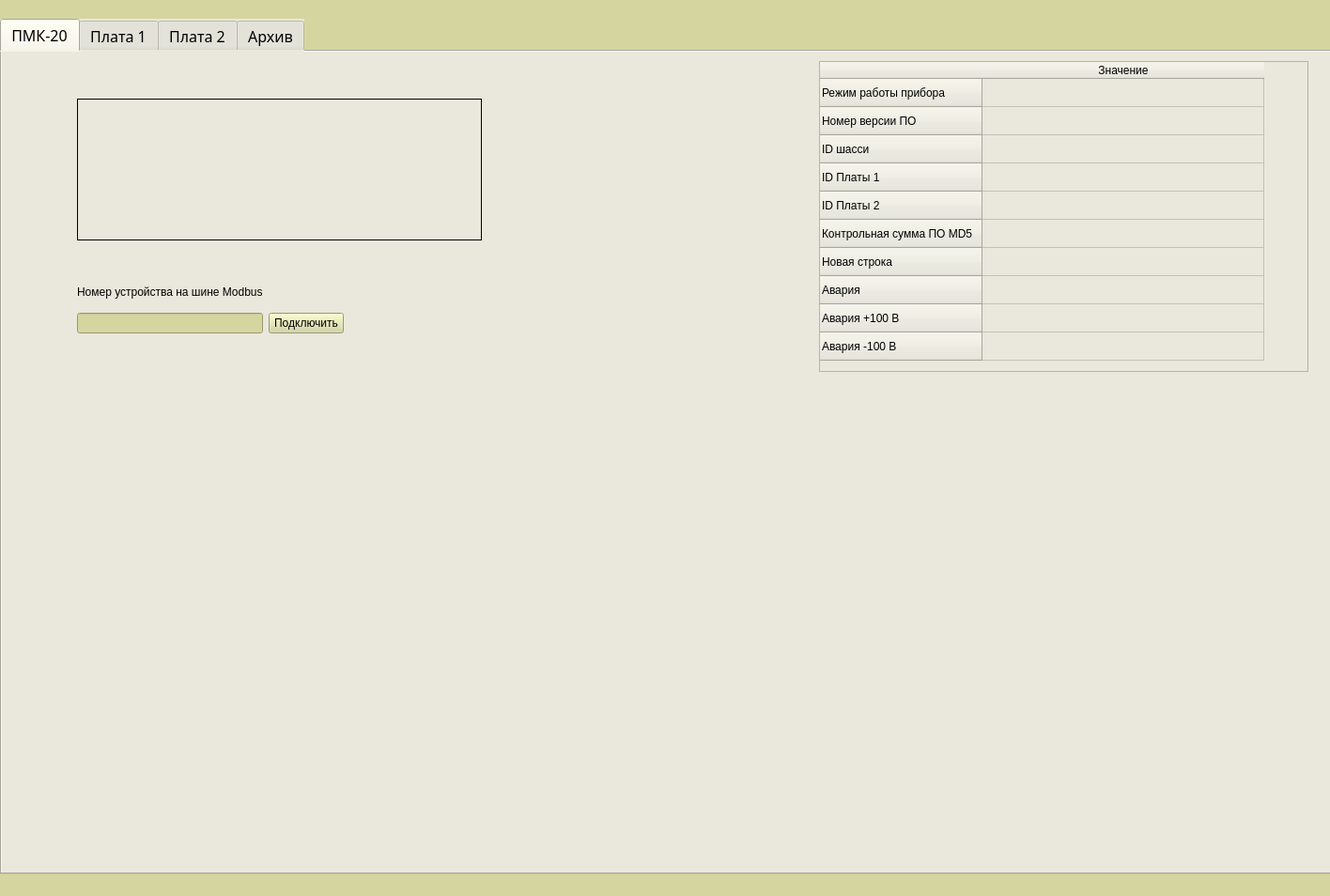
<?xml version="1.0" encoding="UTF-8"?>
<ui version="4.0">
 <class>MainWindow</class>
 <widget class="QMainWindow" name="MainWindow">
  <property name="geometry">
   <rect>
    <x>0</x>
    <y>0</y>
    <width>1416</width>
    <height>954</height>
   </rect>
  </property>
  <property name="windowTitle">
   <string>MainWindow</string>
  </property>
  <property name="styleSheet">
   <string notr="true">background-color: rgb(213, 213, 159);</string>
  </property>
  <widget class="QWidget" name="centralwidget">
   <widget class="QTabWidget" name="tabWidget">
    <property name="geometry">
     <rect>
      <x>0</x>
      <y>20</y>
      <width>1741</width>
      <height>911</height>
     </rect>
    </property>
    <property name="font">
     <font>
      <family>Sans Serif</family>
      <pointsize>12</pointsize>
      <italic>false</italic>
      <bold>false</bold>
     </font>
    </property>
    <property name="focusPolicy">
     <enum>Qt::ClickFocus</enum>
    </property>
    <property name="toolTip">
     <string/>
    </property>
    <property name="styleSheet">
     <string notr="true">font: 12pt &quot;Sans Serif&quot;;
background-color: rgb(234, 232, 220);
color: rgb(0, 0, 0);</string>
    </property>
    <property name="currentIndex">
     <number>0</number>
    </property>
    <property name="documentMode">
     <bool>false</bool>
    </property>
    <widget class="QWidget" name="tab_1">
     <attribute name="title">
      <string>ПМК-20</string>
     </attribute>
     <widget class="QTableWidget" name="tableWidget">
      <property name="geometry">
       <rect>
        <x>870</x>
        <y>10</y>
        <width>521</width>
        <height>331</height>
       </rect>
      </property>
      <property name="font">
       <font>
        <family>Sans Serif</family>
        <pointsize>12</pointsize>
        <italic>false</italic>
        <bold>false</bold>
        <kerning>true</kerning>
        <hintingpreference>PreferFullHinting</hintingpreference>
       </font>
      </property>
      <property name="styleSheet">
       <string notr="true">border-color: rgb(0, 85, 0);</string>
      </property>
      <property name="sortingEnabled">
       <bool>false</bool>
      </property>
      <attribute name="horizontalHeaderCascadingSectionResizes">
       <bool>false</bool>
      </attribute>
      <attribute name="horizontalHeaderDefaultSectionSize">
       <number>300</number>
      </attribute>
      <row>
       <property name="text">
        <string>Режим работы прибора</string>
       </property>
       <property name="textAlignment">
        <set>AlignJustify|AlignVCenter</set>
       </property>
      </row>
      <row>
       <property name="text">
        <string>Номер версии ПО</string>
       </property>
      </row>
      <row>
       <property name="text">
        <string>ID шасси</string>
       </property>
      </row>
      <row>
       <property name="text">
        <string>ID Платы 1</string>
       </property>
      </row>
      <row>
       <property name="text">
        <string>ID Платы 2</string>
       </property>
      </row>
      <row>
       <property name="text">
        <string>Контрольная сумма ПО MD5</string>
       </property>
      </row>
      <row>
       <property name="text">
        <string>Новая строка</string>
       </property>
      </row>
      <row>
       <property name="text">
        <string>Авария</string>
       </property>
      </row>
      <row>
       <property name="text">
        <string>Авария +100 В</string>
       </property>
      </row>
      <row>
       <property name="text">
        <string>Авария -100 В</string>
       </property>
      </row>
      <column>
       <property name="text">
        <string>Значение</string>
       </property>
      </column>
     </widget>
     <widget class="QLabel" name="label_info">
      <property name="geometry">
       <rect>
        <x>80</x>
        <y>50</y>
        <width>431</width>
        <height>151</height>
       </rect>
      </property>
      <property name="styleSheet">
       <string notr="true">border-color: rgb(170, 170, 0);</string>
      </property>
      <property name="frameShape">
       <enum>QFrame::Box</enum>
      </property>
      <property name="frameShadow">
       <enum>QFrame::Plain</enum>
      </property>
      <property name="lineWidth">
       <number>1</number>
      </property>
      <property name="text">
       <string>&lt;html&gt;&lt;head/&gt;&lt;body&gt;&lt;p align=&quot;center&quot;&gt;&lt;br/&gt;&lt;/p&gt;&lt;/body&gt;&lt;/html&gt;</string>
      </property>
     </widget>
     <widget class="QWidget" name="layoutWidget">
      <property name="geometry">
       <rect>
        <x>80</x>
        <y>240</y>
        <width>284</width>
        <height>60</height>
       </rect>
      </property>
      <layout class="QGridLayout" name="gridLayout">
       <item row="1" column="1">
        <widget class="QPushButton" name="Button_con">
         <property name="styleSheet">
          <string notr="true">background-color: rgb(213, 213, 159);</string>
         </property>
         <property name="text">
          <string>Подключить</string>
         </property>
        </widget>
       </item>
       <item row="1" column="0">
        <widget class="QLineEdit" name="lineEdit_1">
         <property name="toolTip">
          <string>&lt;html&gt;&lt;head/&gt;&lt;body&gt;&lt;p align=&quot;center&quot;&gt;Номер в шестнацатеричном&lt;/p&gt;&lt;p align=&quot;center&quot;&gt;формате&lt;/p&gt;&lt;/body&gt;&lt;/html&gt;</string>
         </property>
         <property name="styleSheet">
          <string notr="true">background-color: rgb(213, 213, 159);</string>
         </property>
         <property name="alignment">
          <set>Qt::AlignCenter</set>
         </property>
        </widget>
       </item>
       <item row="0" column="0" colspan="2">
        <widget class="QLabel" name="label">
         <property name="text">
          <string>Номер устройства на шине Modbus</string>
         </property>
        </widget>
       </item>
      </layout>
     </widget>
    </widget>
    <widget class="QWidget" name="tab_2">
     <attribute name="title">
      <string>Плата 1</string>
     </attribute>
     <widget class="QTableWidget" name="tblitems_1">
      <property name="geometry">
       <rect>
        <x>0</x>
        <y>0</y>
        <width>1411</width>
        <height>881</height>
       </rect>
      </property>
      <property name="font">
       <font>
        <family>Sans Serif</family>
        <pointsize>12</pointsize>
        <italic>false</italic>
        <bold>false</bold>
       </font>
      </property>
      <property name="layoutDirection">
       <enum>Qt::LeftToRight</enum>
      </property>
      <property name="showGrid">
       <bool>true</bool>
      </property>
      <property name="gridStyle">
       <enum>Qt::SolidLine</enum>
      </property>
      <property name="sortingEnabled">
       <bool>false</bool>
      </property>
      <property name="rowCount">
       <number>26</number>
      </property>
      <attribute name="horizontalHeaderVisible">
       <bool>true</bool>
      </attribute>
      <attribute name="horizontalHeaderCascadingSectionResizes">
       <bool>true</bool>
      </attribute>
      <attribute name="horizontalHeaderMinimumSectionSize">
       <number>90</number>
      </attribute>
      <attribute name="horizontalHeaderDefaultSectionSize">
       <number>110</number>
      </attribute>
      <attribute name="horizontalHeaderHighlightSections">
       <bool>true</bool>
      </attribute>
      <attribute name="horizontalHeaderShowSortIndicator" stdset="0">
       <bool>true</bool>
      </attribute>
      <attribute name="horizontalHeaderStretchLastSection">
       <bool>false</bool>
      </attribute>
      <attribute name="verticalHeaderVisible">
       <bool>true</bool>
      </attribute>
      <attribute name="verticalHeaderCascadingSectionResizes">
       <bool>false</bool>
      </attribute>
      <attribute name="verticalHeaderHighlightSections">
       <bool>true</bool>
      </attribute>
      <attribute name="verticalHeaderShowSortIndicator" stdset="0">
       <bool>false</bool>
      </attribute>
      <attribute name="verticalHeaderStretchLastSection">
       <bool>false</bool>
      </attribute>
      <row>
       <property name="text">
        <string>Режимы работы:</string>
       </property>
       <property name="font">
        <font>
         <italic>true</italic>
         <bold>true</bold>
        </font>
       </property>
      </row>
      <row>
       <property name="text">
        <string>Режим работы канала</string>
       </property>
      </row>
      <row>
       <property name="text">
        <string>Допустимые диапазоны:</string>
       </property>
       <property name="font">
        <font>
         <italic>true</italic>
         <bold>true</bold>
        </font>
       </property>
      </row>
      <row>
       <property name="text">
        <string>Диапазон сопр. изоляции авар.</string>
       </property>
      </row>
      <row>
       <property name="text">
        <string>Диапазон сопр. шлейфа авар.</string>
       </property>
      </row>
      <row>
       <property name="text">
        <string>Диапазон сопр. изоляции предупр.</string>
       </property>
      </row>
      <row>
       <property name="text">
        <string>Диапазон сопр. шлейфа предупр.</string>
       </property>
      </row>
      <row>
       <property name="text">
        <string>Уставки:</string>
       </property>
       <property name="font">
        <font>
         <italic>true</italic>
         <bold>true</bold>
        </font>
       </property>
      </row>
      <row>
       <property name="text">
        <string>Уставка напряжения на входе</string>
       </property>
      </row>
      <row>
       <property name="text">
        <string>Уставка сопр. изоляции 1</string>
       </property>
      </row>
      <row>
       <property name="text">
        <string notr="true">Уставка сопр. изоляции 2</string>
       </property>
       <property name="toolTip">
        <string notr="true"/>
       </property>
       <property name="whatsThis">
        <string notr="true"/>
       </property>
       <property name="icon">
        <iconset theme="accessories-calculator"/>
       </property>
      </row>
      <row>
       <property name="text">
        <string>Уставка сопр. шлейфа</string>
       </property>
      </row>
      <row>
       <property name="text">
        <string>Текущие значения:</string>
       </property>
       <property name="font">
        <font>
         <italic>true</italic>
         <bold>true</bold>
        </font>
       </property>
      </row>
      <row>
       <property name="text">
        <string>Сопр. изоляции 1</string>
       </property>
      </row>
      <row>
       <property name="text">
        <string>Сопр. изоляции 2</string>
       </property>
      </row>
      <row>
       <property name="text">
        <string>Сопр. шлейфа</string>
       </property>
      </row>
      <row>
       <property name="text">
        <string>Напряжение на входе 1</string>
       </property>
      </row>
      <row>
       <property name="text">
        <string>Напряжение на входе 2</string>
       </property>
      </row>
      <row>
       <property name="text">
        <string>Расчетное знач. объем. напряжения</string>
       </property>
      </row>
      <row>
       <property name="text">
        <string>Авария - &quot;А&quot;, предупржд. - &quot;П&quot;:</string>
       </property>
       <property name="font">
        <font>
         <italic>true</italic>
         <bold>true</bold>
        </font>
       </property>
      </row>
      <row>
       <property name="text">
        <string>Сопротивление изоляции 1 &lt; доп.</string>
       </property>
      </row>
      <row>
       <property name="text">
        <string>Сопротивление изоляции 2 &lt; доп.</string>
       </property>
      </row>
      <row>
       <property name="text">
        <string>Сопротивление шлейфа &lt; доп.</string>
       </property>
      </row>
      <row>
       <property name="text">
        <string>Сопротивление шлейфа &gt; доп.</string>
       </property>
      </row>
      <row>
       <property name="text">
        <string>Напряжение 1 выше допуск</string>
       </property>
      </row>
      <row>
       <property name="text">
        <string>Напряжение 2 выше допуск</string>
       </property>
      </row>
      <column>
       <property name="text">
        <string>Канал 1</string>
       </property>
      </column>
      <column>
       <property name="text">
        <string>Канал 2</string>
       </property>
      </column>
      <column>
       <property name="text">
        <string>Канал 3</string>
       </property>
      </column>
      <column>
       <property name="text">
        <string>Канал 4</string>
       </property>
      </column>
      <column>
       <property name="text">
        <string>Канал 5</string>
       </property>
      </column>
      <column>
       <property name="text">
        <string>Канал 6</string>
       </property>
      </column>
      <column>
       <property name="text">
        <string>Канал 7</string>
       </property>
      </column>
      <column>
       <property name="text">
        <string>Канал 8</string>
       </property>
      </column>
      <column>
       <property name="text">
        <string>Канал 9</string>
       </property>
      </column>
      <column>
       <property name="text">
        <string>Канал 10</string>
       </property>
      </column>
      <item row="9" column="0">
       <property name="text">
        <string/>
       </property>
       <property name="flags">
        <set>ItemIsSelectable|ItemIsEditable|ItemIsDragEnabled|ItemIsDropEnabled|ItemIsUserCheckable|ItemIsEnabled|ItemIsAutoTristate</set>
       </property>
      </item>
      <item row="20" column="0">
       <property name="text">
        <string/>
       </property>
       <property name="textAlignment">
        <set>AlignCenter</set>
       </property>
      </item>
      <item row="20" column="1">
       <property name="text">
        <string/>
       </property>
       <property name="textAlignment">
        <set>AlignCenter</set>
       </property>
      </item>
      <item row="20" column="2">
       <property name="text">
        <string/>
       </property>
       <property name="textAlignment">
        <set>AlignCenter</set>
       </property>
      </item>
      <item row="20" column="3">
       <property name="text">
        <string/>
       </property>
       <property name="textAlignment">
        <set>AlignCenter</set>
       </property>
      </item>
      <item row="20" column="4">
       <property name="text">
        <string/>
       </property>
       <property name="textAlignment">
        <set>AlignCenter</set>
       </property>
      </item>
      <item row="20" column="5">
       <property name="text">
        <string/>
       </property>
       <property name="textAlignment">
        <set>AlignCenter</set>
       </property>
      </item>
      <item row="20" column="6">
       <property name="text">
        <string/>
       </property>
       <property name="textAlignment">
        <set>AlignCenter</set>
       </property>
      </item>
      <item row="20" column="7">
       <property name="text">
        <string/>
       </property>
       <property name="textAlignment">
        <set>AlignCenter</set>
       </property>
      </item>
      <item row="20" column="8">
       <property name="text">
        <string/>
       </property>
       <property name="textAlignment">
        <set>AlignCenter</set>
       </property>
      </item>
      <item row="20" column="9">
       <property name="text">
        <string/>
       </property>
       <property name="textAlignment">
        <set>AlignCenter</set>
       </property>
      </item>
      <item row="21" column="0">
       <property name="text">
        <string/>
       </property>
       <property name="textAlignment">
        <set>AlignCenter</set>
       </property>
      </item>
      <item row="21" column="1">
       <property name="text">
        <string/>
       </property>
       <property name="textAlignment">
        <set>AlignCenter</set>
       </property>
      </item>
      <item row="21" column="2">
       <property name="text">
        <string/>
       </property>
       <property name="textAlignment">
        <set>AlignCenter</set>
       </property>
      </item>
      <item row="21" column="3">
       <property name="text">
        <string/>
       </property>
       <property name="textAlignment">
        <set>AlignCenter</set>
       </property>
      </item>
      <item row="21" column="4">
       <property name="text">
        <string/>
       </property>
       <property name="textAlignment">
        <set>AlignCenter</set>
       </property>
      </item>
      <item row="21" column="5">
       <property name="text">
        <string/>
       </property>
       <property name="textAlignment">
        <set>AlignCenter</set>
       </property>
      </item>
      <item row="21" column="6">
       <property name="text">
        <string/>
       </property>
       <property name="textAlignment">
        <set>AlignCenter</set>
       </property>
      </item>
      <item row="21" column="7">
       <property name="text">
        <string/>
       </property>
       <property name="textAlignment">
        <set>AlignCenter</set>
       </property>
      </item>
      <item row="21" column="8">
       <property name="text">
        <string/>
       </property>
       <property name="textAlignment">
        <set>AlignCenter</set>
       </property>
      </item>
      <item row="21" column="9">
       <property name="text">
        <string/>
       </property>
       <property name="textAlignment">
        <set>AlignCenter</set>
       </property>
      </item>
      <item row="22" column="0">
       <property name="text">
        <string/>
       </property>
       <property name="textAlignment">
        <set>AlignCenter</set>
       </property>
      </item>
      <item row="22" column="1">
       <property name="text">
        <string/>
       </property>
       <property name="textAlignment">
        <set>AlignCenter</set>
       </property>
      </item>
      <item row="22" column="2">
       <property name="text">
        <string/>
       </property>
       <property name="textAlignment">
        <set>AlignCenter</set>
       </property>
      </item>
      <item row="22" column="3">
       <property name="text">
        <string/>
       </property>
       <property name="textAlignment">
        <set>AlignCenter</set>
       </property>
      </item>
      <item row="22" column="4">
       <property name="text">
        <string/>
       </property>
       <property name="textAlignment">
        <set>AlignCenter</set>
       </property>
      </item>
      <item row="22" column="5">
       <property name="text">
        <string/>
       </property>
       <property name="textAlignment">
        <set>AlignCenter</set>
       </property>
      </item>
      <item row="22" column="6">
       <property name="text">
        <string/>
       </property>
       <property name="textAlignment">
        <set>AlignCenter</set>
       </property>
      </item>
      <item row="22" column="7">
       <property name="text">
        <string/>
       </property>
       <property name="textAlignment">
        <set>AlignCenter</set>
       </property>
      </item>
      <item row="22" column="8">
       <property name="text">
        <string/>
       </property>
       <property name="textAlignment">
        <set>AlignCenter</set>
       </property>
      </item>
      <item row="22" column="9">
       <property name="text">
        <string/>
       </property>
       <property name="textAlignment">
        <set>AlignCenter</set>
       </property>
      </item>
      <item row="23" column="0">
       <property name="text">
        <string/>
       </property>
       <property name="textAlignment">
        <set>AlignCenter</set>
       </property>
      </item>
      <item row="23" column="1">
       <property name="text">
        <string/>
       </property>
       <property name="textAlignment">
        <set>AlignCenter</set>
       </property>
      </item>
      <item row="23" column="2">
       <property name="text">
        <string/>
       </property>
       <property name="textAlignment">
        <set>AlignCenter</set>
       </property>
      </item>
      <item row="23" column="3">
       <property name="text">
        <string/>
       </property>
       <property name="textAlignment">
        <set>AlignCenter</set>
       </property>
      </item>
      <item row="23" column="4">
       <property name="text">
        <string/>
       </property>
       <property name="textAlignment">
        <set>AlignCenter</set>
       </property>
      </item>
      <item row="23" column="5">
       <property name="text">
        <string/>
       </property>
       <property name="textAlignment">
        <set>AlignCenter</set>
       </property>
      </item>
      <item row="23" column="6">
       <property name="text">
        <string/>
       </property>
       <property name="textAlignment">
        <set>AlignCenter</set>
       </property>
      </item>
      <item row="23" column="7">
       <property name="text">
        <string/>
       </property>
       <property name="textAlignment">
        <set>AlignCenter</set>
       </property>
      </item>
      <item row="23" column="8">
       <property name="text">
        <string/>
       </property>
       <property name="textAlignment">
        <set>AlignCenter</set>
       </property>
      </item>
      <item row="23" column="9">
       <property name="text">
        <string/>
       </property>
       <property name="textAlignment">
        <set>AlignCenter</set>
       </property>
      </item>
      <item row="24" column="0">
       <property name="text">
        <string/>
       </property>
       <property name="textAlignment">
        <set>AlignCenter</set>
       </property>
      </item>
      <item row="24" column="1">
       <property name="text">
        <string/>
       </property>
       <property name="textAlignment">
        <set>AlignCenter</set>
       </property>
      </item>
      <item row="24" column="2">
       <property name="text">
        <string/>
       </property>
       <property name="textAlignment">
        <set>AlignCenter</set>
       </property>
      </item>
      <item row="24" column="3">
       <property name="text">
        <string/>
       </property>
       <property name="textAlignment">
        <set>AlignCenter</set>
       </property>
      </item>
      <item row="24" column="4">
       <property name="text">
        <string/>
       </property>
       <property name="textAlignment">
        <set>AlignCenter</set>
       </property>
      </item>
      <item row="24" column="5">
       <property name="text">
        <string/>
       </property>
       <property name="textAlignment">
        <set>AlignCenter</set>
       </property>
      </item>
      <item row="24" column="6">
       <property name="text">
        <string/>
       </property>
       <property name="textAlignment">
        <set>AlignCenter</set>
       </property>
      </item>
      <item row="24" column="7">
       <property name="text">
        <string/>
       </property>
       <property name="textAlignment">
        <set>AlignCenter</set>
       </property>
      </item>
      <item row="24" column="8">
       <property name="text">
        <string/>
       </property>
       <property name="textAlignment">
        <set>AlignCenter</set>
       </property>
      </item>
      <item row="24" column="9">
       <property name="text">
        <string/>
       </property>
       <property name="textAlignment">
        <set>AlignCenter</set>
       </property>
      </item>
      <item row="25" column="0">
       <property name="text">
        <string/>
       </property>
       <property name="textAlignment">
        <set>AlignCenter</set>
       </property>
      </item>
      <item row="25" column="1">
       <property name="text">
        <string/>
       </property>
       <property name="textAlignment">
        <set>AlignCenter</set>
       </property>
      </item>
      <item row="25" column="2">
       <property name="text">
        <string/>
       </property>
       <property name="textAlignment">
        <set>AlignCenter</set>
       </property>
      </item>
      <item row="25" column="3">
       <property name="text">
        <string/>
       </property>
       <property name="textAlignment">
        <set>AlignCenter</set>
       </property>
      </item>
      <item row="25" column="4">
       <property name="text">
        <string/>
       </property>
       <property name="textAlignment">
        <set>AlignCenter</set>
       </property>
      </item>
      <item row="25" column="5">
       <property name="text">
        <string/>
       </property>
       <property name="textAlignment">
        <set>AlignCenter</set>
       </property>
      </item>
      <item row="25" column="6">
       <property name="text">
        <string/>
       </property>
       <property name="textAlignment">
        <set>AlignCenter</set>
       </property>
      </item>
      <item row="25" column="7">
       <property name="text">
        <string/>
       </property>
       <property name="textAlignment">
        <set>AlignCenter</set>
       </property>
      </item>
      <item row="25" column="8">
       <property name="text">
        <string/>
       </property>
       <property name="textAlignment">
        <set>AlignCenter</set>
       </property>
      </item>
      <item row="25" column="9">
       <property name="text">
        <string/>
       </property>
       <property name="textAlignment">
        <set>AlignCenter</set>
       </property>
      </item>
     </widget>
    </widget>
    <widget class="QWidget" name="tab_3">
     <attribute name="title">
      <string>Плата 2</string>
     </attribute>
     <widget class="QTableWidget" name="tblitems_2">
      <property name="geometry">
       <rect>
        <x>0</x>
        <y>0</y>
        <width>1411</width>
        <height>881</height>
       </rect>
      </property>
      <property name="font">
       <font>
        <family>Sans Serif</family>
        <pointsize>12</pointsize>
        <italic>false</italic>
        <bold>false</bold>
       </font>
      </property>
      <property name="layoutDirection">
       <enum>Qt::LeftToRight</enum>
      </property>
      <property name="showGrid">
       <bool>true</bool>
      </property>
      <property name="gridStyle">
       <enum>Qt::SolidLine</enum>
      </property>
      <property name="sortingEnabled">
       <bool>false</bool>
      </property>
      <property name="rowCount">
       <number>26</number>
      </property>
      <attribute name="horizontalHeaderVisible">
       <bool>true</bool>
      </attribute>
      <attribute name="horizontalHeaderCascadingSectionResizes">
       <bool>true</bool>
      </attribute>
      <attribute name="horizontalHeaderMinimumSectionSize">
       <number>90</number>
      </attribute>
      <attribute name="horizontalHeaderDefaultSectionSize">
       <number>110</number>
      </attribute>
      <attribute name="horizontalHeaderHighlightSections">
       <bool>true</bool>
      </attribute>
      <attribute name="horizontalHeaderShowSortIndicator" stdset="0">
       <bool>true</bool>
      </attribute>
      <attribute name="horizontalHeaderStretchLastSection">
       <bool>false</bool>
      </attribute>
      <attribute name="verticalHeaderVisible">
       <bool>true</bool>
      </attribute>
      <attribute name="verticalHeaderCascadingSectionResizes">
       <bool>false</bool>
      </attribute>
      <attribute name="verticalHeaderHighlightSections">
       <bool>true</bool>
      </attribute>
      <attribute name="verticalHeaderShowSortIndicator" stdset="0">
       <bool>false</bool>
      </attribute>
      <attribute name="verticalHeaderStretchLastSection">
       <bool>false</bool>
      </attribute>
      <row>
       <property name="text">
        <string>Режимы работы:</string>
       </property>
       <property name="font">
        <font>
         <italic>true</italic>
         <bold>true</bold>
        </font>
       </property>
      </row>
      <row>
       <property name="text">
        <string>Режим работы канала</string>
       </property>
      </row>
      <row>
       <property name="text">
        <string>Допустимые диапазоны:</string>
       </property>
       <property name="font">
        <font>
         <italic>true</italic>
         <bold>true</bold>
        </font>
       </property>
      </row>
      <row>
       <property name="text">
        <string>Диапазон сопр. изоляции авар.</string>
       </property>
      </row>
      <row>
       <property name="text">
        <string>Диапазон сопр. шлейфа авар.</string>
       </property>
      </row>
      <row>
       <property name="text">
        <string>Диапазон сопр. изоляции предупр.</string>
       </property>
      </row>
      <row>
       <property name="text">
        <string>Диапазон сопр. шлейфа предупр.</string>
       </property>
      </row>
      <row>
       <property name="text">
        <string>Уставки:</string>
       </property>
       <property name="font">
        <font>
         <italic>true</italic>
         <bold>true</bold>
        </font>
       </property>
      </row>
      <row>
       <property name="text">
        <string>Уставка напряжения на входе</string>
       </property>
      </row>
      <row>
       <property name="text">
        <string>Уставка сопр. изоляции 1</string>
       </property>
      </row>
      <row>
       <property name="text">
        <string notr="true">Уставка сопр. изоляции 2</string>
       </property>
       <property name="toolTip">
        <string notr="true"/>
       </property>
       <property name="whatsThis">
        <string notr="true"/>
       </property>
       <property name="icon">
        <iconset theme="accessories-calculator"/>
       </property>
      </row>
      <row>
       <property name="text">
        <string>Уставка сопр. шлейфа</string>
       </property>
      </row>
      <row>
       <property name="text">
        <string>Текущие значения:</string>
       </property>
       <property name="font">
        <font>
         <italic>true</italic>
         <bold>true</bold>
        </font>
       </property>
      </row>
      <row>
       <property name="text">
        <string>Сопр. изоляции 1</string>
       </property>
      </row>
      <row>
       <property name="text">
        <string>Сопр. изоляции 2</string>
       </property>
      </row>
      <row>
       <property name="text">
        <string>Сопр. шлейфа</string>
       </property>
      </row>
      <row>
       <property name="text">
        <string>Напряжение на входе 1</string>
       </property>
      </row>
      <row>
       <property name="text">
        <string>Напряжение на входе 2</string>
       </property>
      </row>
      <row>
       <property name="text">
        <string>Расчетное знач. объем. напряжения</string>
       </property>
      </row>
      <row>
       <property name="text">
        <string>Авария - &quot;А&quot;, предупржд. - &quot;П&quot;:</string>
       </property>
       <property name="font">
        <font>
         <italic>true</italic>
         <bold>true</bold>
        </font>
       </property>
      </row>
      <row>
       <property name="text">
        <string>Сопротивление изоляции 1 &lt; доп.</string>
       </property>
      </row>
      <row>
       <property name="text">
        <string>Сопротивление изоляции 2 &lt; доп.</string>
       </property>
      </row>
      <row>
       <property name="text">
        <string>Сопротивление шлейфа &lt; доп.</string>
       </property>
      </row>
      <row>
       <property name="text">
        <string>Сопротивление шлейфа &gt; доп.</string>
       </property>
      </row>
      <row>
       <property name="text">
        <string>Напряжение 1 выше допуск</string>
       </property>
      </row>
      <row>
       <property name="text">
        <string>Напряжение 2 выше допуск</string>
       </property>
      </row>
      <column>
       <property name="text">
        <string>Канал 1</string>
       </property>
      </column>
      <column>
       <property name="text">
        <string>Канал 2</string>
       </property>
      </column>
      <column>
       <property name="text">
        <string>Канал 3</string>
       </property>
      </column>
      <column>
       <property name="text">
        <string>Канал 4</string>
       </property>
      </column>
      <column>
       <property name="text">
        <string>Канал 5</string>
       </property>
      </column>
      <column>
       <property name="text">
        <string>Канал 6</string>
       </property>
      </column>
      <column>
       <property name="text">
        <string>Канал 7</string>
       </property>
      </column>
      <column>
       <property name="text">
        <string>Канал 8</string>
       </property>
      </column>
      <column>
       <property name="text">
        <string>Канал 9</string>
       </property>
      </column>
      <column>
       <property name="text">
        <string>Канал 10</string>
       </property>
      </column>
      <item row="9" column="0">
       <property name="text">
        <string/>
       </property>
       <property name="flags">
        <set>ItemIsSelectable|ItemIsEditable|ItemIsDragEnabled|ItemIsDropEnabled|ItemIsUserCheckable|ItemIsEnabled|ItemIsAutoTristate</set>
       </property>
      </item>
      <item row="20" column="0">
       <property name="text">
        <string/>
       </property>
       <property name="textAlignment">
        <set>AlignCenter</set>
       </property>
      </item>
      <item row="20" column="1">
       <property name="text">
        <string/>
       </property>
       <property name="textAlignment">
        <set>AlignCenter</set>
       </property>
      </item>
      <item row="20" column="2">
       <property name="text">
        <string/>
       </property>
       <property name="textAlignment">
        <set>AlignCenter</set>
       </property>
      </item>
      <item row="20" column="3">
       <property name="text">
        <string/>
       </property>
       <property name="textAlignment">
        <set>AlignCenter</set>
       </property>
      </item>
      <item row="20" column="4">
       <property name="text">
        <string/>
       </property>
       <property name="textAlignment">
        <set>AlignCenter</set>
       </property>
      </item>
      <item row="20" column="5">
       <property name="text">
        <string/>
       </property>
       <property name="textAlignment">
        <set>AlignCenter</set>
       </property>
      </item>
      <item row="20" column="6">
       <property name="text">
        <string/>
       </property>
       <property name="textAlignment">
        <set>AlignCenter</set>
       </property>
      </item>
      <item row="20" column="7">
       <property name="text">
        <string/>
       </property>
       <property name="textAlignment">
        <set>AlignCenter</set>
       </property>
      </item>
      <item row="20" column="8">
       <property name="text">
        <string/>
       </property>
       <property name="textAlignment">
        <set>AlignCenter</set>
       </property>
      </item>
      <item row="20" column="9">
       <property name="text">
        <string/>
       </property>
       <property name="textAlignment">
        <set>AlignCenter</set>
       </property>
      </item>
      <item row="21" column="0">
       <property name="text">
        <string/>
       </property>
       <property name="textAlignment">
        <set>AlignCenter</set>
       </property>
      </item>
      <item row="21" column="1">
       <property name="text">
        <string/>
       </property>
       <property name="textAlignment">
        <set>AlignCenter</set>
       </property>
      </item>
      <item row="21" column="2">
       <property name="text">
        <string/>
       </property>
       <property name="textAlignment">
        <set>AlignCenter</set>
       </property>
      </item>
      <item row="21" column="3">
       <property name="text">
        <string/>
       </property>
       <property name="textAlignment">
        <set>AlignCenter</set>
       </property>
      </item>
      <item row="21" column="4">
       <property name="text">
        <string/>
       </property>
       <property name="textAlignment">
        <set>AlignCenter</set>
       </property>
      </item>
      <item row="21" column="5">
       <property name="text">
        <string/>
       </property>
       <property name="textAlignment">
        <set>AlignCenter</set>
       </property>
      </item>
      <item row="21" column="6">
       <property name="text">
        <string/>
       </property>
       <property name="textAlignment">
        <set>AlignCenter</set>
       </property>
      </item>
      <item row="21" column="7">
       <property name="text">
        <string/>
       </property>
       <property name="textAlignment">
        <set>AlignCenter</set>
       </property>
      </item>
      <item row="21" column="8">
       <property name="text">
        <string/>
       </property>
       <property name="textAlignment">
        <set>AlignCenter</set>
       </property>
      </item>
      <item row="21" column="9">
       <property name="text">
        <string/>
       </property>
       <property name="textAlignment">
        <set>AlignCenter</set>
       </property>
      </item>
      <item row="22" column="0">
       <property name="text">
        <string/>
       </property>
       <property name="textAlignment">
        <set>AlignCenter</set>
       </property>
      </item>
      <item row="22" column="1">
       <property name="text">
        <string/>
       </property>
       <property name="textAlignment">
        <set>AlignCenter</set>
       </property>
      </item>
      <item row="22" column="2">
       <property name="text">
        <string/>
       </property>
       <property name="textAlignment">
        <set>AlignCenter</set>
       </property>
      </item>
      <item row="22" column="3">
       <property name="text">
        <string/>
       </property>
       <property name="textAlignment">
        <set>AlignCenter</set>
       </property>
      </item>
      <item row="22" column="4">
       <property name="text">
        <string/>
       </property>
       <property name="textAlignment">
        <set>AlignCenter</set>
       </property>
      </item>
      <item row="22" column="5">
       <property name="text">
        <string/>
       </property>
       <property name="textAlignment">
        <set>AlignCenter</set>
       </property>
      </item>
      <item row="22" column="6">
       <property name="text">
        <string/>
       </property>
       <property name="textAlignment">
        <set>AlignCenter</set>
       </property>
      </item>
      <item row="22" column="7">
       <property name="text">
        <string/>
       </property>
       <property name="textAlignment">
        <set>AlignCenter</set>
       </property>
      </item>
      <item row="22" column="8">
       <property name="text">
        <string/>
       </property>
       <property name="textAlignment">
        <set>AlignCenter</set>
       </property>
      </item>
      <item row="22" column="9">
       <property name="text">
        <string/>
       </property>
       <property name="textAlignment">
        <set>AlignCenter</set>
       </property>
      </item>
      <item row="23" column="0">
       <property name="text">
        <string/>
       </property>
       <property name="textAlignment">
        <set>AlignCenter</set>
       </property>
      </item>
      <item row="23" column="1">
       <property name="text">
        <string/>
       </property>
       <property name="textAlignment">
        <set>AlignCenter</set>
       </property>
      </item>
      <item row="23" column="2">
       <property name="text">
        <string/>
       </property>
       <property name="textAlignment">
        <set>AlignCenter</set>
       </property>
      </item>
      <item row="23" column="3">
       <property name="text">
        <string/>
       </property>
       <property name="textAlignment">
        <set>AlignCenter</set>
       </property>
      </item>
      <item row="23" column="4">
       <property name="text">
        <string/>
       </property>
       <property name="textAlignment">
        <set>AlignCenter</set>
       </property>
      </item>
      <item row="23" column="5">
       <property name="text">
        <string/>
       </property>
       <property name="textAlignment">
        <set>AlignCenter</set>
       </property>
      </item>
      <item row="23" column="6">
       <property name="text">
        <string/>
       </property>
       <property name="textAlignment">
        <set>AlignCenter</set>
       </property>
      </item>
      <item row="23" column="7">
       <property name="text">
        <string/>
       </property>
       <property name="textAlignment">
        <set>AlignCenter</set>
       </property>
      </item>
      <item row="23" column="8">
       <property name="text">
        <string/>
       </property>
       <property name="textAlignment">
        <set>AlignCenter</set>
       </property>
      </item>
      <item row="23" column="9">
       <property name="text">
        <string/>
       </property>
       <property name="textAlignment">
        <set>AlignCenter</set>
       </property>
      </item>
      <item row="24" column="0">
       <property name="text">
        <string/>
       </property>
       <property name="textAlignment">
        <set>AlignCenter</set>
       </property>
      </item>
      <item row="24" column="1">
       <property name="text">
        <string/>
       </property>
       <property name="textAlignment">
        <set>AlignCenter</set>
       </property>
      </item>
      <item row="24" column="2">
       <property name="text">
        <string/>
       </property>
       <property name="textAlignment">
        <set>AlignCenter</set>
       </property>
      </item>
      <item row="24" column="3">
       <property name="text">
        <string/>
       </property>
       <property name="textAlignment">
        <set>AlignCenter</set>
       </property>
      </item>
      <item row="24" column="4">
       <property name="text">
        <string/>
       </property>
       <property name="textAlignment">
        <set>AlignCenter</set>
       </property>
      </item>
      <item row="24" column="5">
       <property name="text">
        <string/>
       </property>
       <property name="textAlignment">
        <set>AlignCenter</set>
       </property>
      </item>
      <item row="24" column="6">
       <property name="text">
        <string/>
       </property>
       <property name="textAlignment">
        <set>AlignCenter</set>
       </property>
      </item>
      <item row="24" column="7">
       <property name="text">
        <string/>
       </property>
       <property name="textAlignment">
        <set>AlignCenter</set>
       </property>
      </item>
      <item row="24" column="8">
       <property name="text">
        <string/>
       </property>
       <property name="textAlignment">
        <set>AlignCenter</set>
       </property>
      </item>
      <item row="24" column="9">
       <property name="text">
        <string/>
       </property>
       <property name="textAlignment">
        <set>AlignCenter</set>
       </property>
      </item>
      <item row="25" column="0">
       <property name="text">
        <string/>
       </property>
       <property name="textAlignment">
        <set>AlignCenter</set>
       </property>
      </item>
      <item row="25" column="1">
       <property name="text">
        <string/>
       </property>
       <property name="textAlignment">
        <set>AlignCenter</set>
       </property>
      </item>
      <item row="25" column="2">
       <property name="text">
        <string/>
       </property>
       <property name="textAlignment">
        <set>AlignCenter</set>
       </property>
      </item>
      <item row="25" column="3">
       <property name="text">
        <string/>
       </property>
       <property name="textAlignment">
        <set>AlignCenter</set>
       </property>
      </item>
      <item row="25" column="4">
       <property name="text">
        <string/>
       </property>
       <property name="textAlignment">
        <set>AlignCenter</set>
       </property>
      </item>
      <item row="25" column="5">
       <property name="text">
        <string/>
       </property>
       <property name="textAlignment">
        <set>AlignCenter</set>
       </property>
      </item>
      <item row="25" column="6">
       <property name="text">
        <string/>
       </property>
       <property name="textAlignment">
        <set>AlignCenter</set>
       </property>
      </item>
      <item row="25" column="7">
       <property name="text">
        <string/>
       </property>
       <property name="textAlignment">
        <set>AlignCenter</set>
       </property>
      </item>
      <item row="25" column="8">
       <property name="text">
        <string/>
       </property>
       <property name="textAlignment">
        <set>AlignCenter</set>
       </property>
      </item>
      <item row="25" column="9">
       <property name="text">
        <string/>
       </property>
       <property name="textAlignment">
        <set>AlignCenter</set>
       </property>
      </item>
     </widget>
    </widget>
    <widget class="QWidget" name="tab_4">
     <attribute name="title">
      <string>Архив</string>
     </attribute>
     <widget class="QTableView" name="tableView_Arhive">
      <property name="geometry">
       <rect>
        <x>10</x>
        <y>91</y>
        <width>1391</width>
        <height>661</height>
       </rect>
      </property>
      <property name="styleSheet">
       <string notr="true">color: rgb(0, 170, 0);
background-color: rgb(85, 255, 127);</string>
      </property>
      <property name="lineWidth">
       <number>3</number>
      </property>
      <property name="midLineWidth">
       <number>2</number>
      </property>
      <property name="sortingEnabled">
       <bool>true</bool>
      </property>
     </widget>
    </widget>
   </widget>
  </widget>
  <widget class="QStatusBar" name="statusbar"/>
 </widget>
 <resources/>
 <connections/>
</ui>
